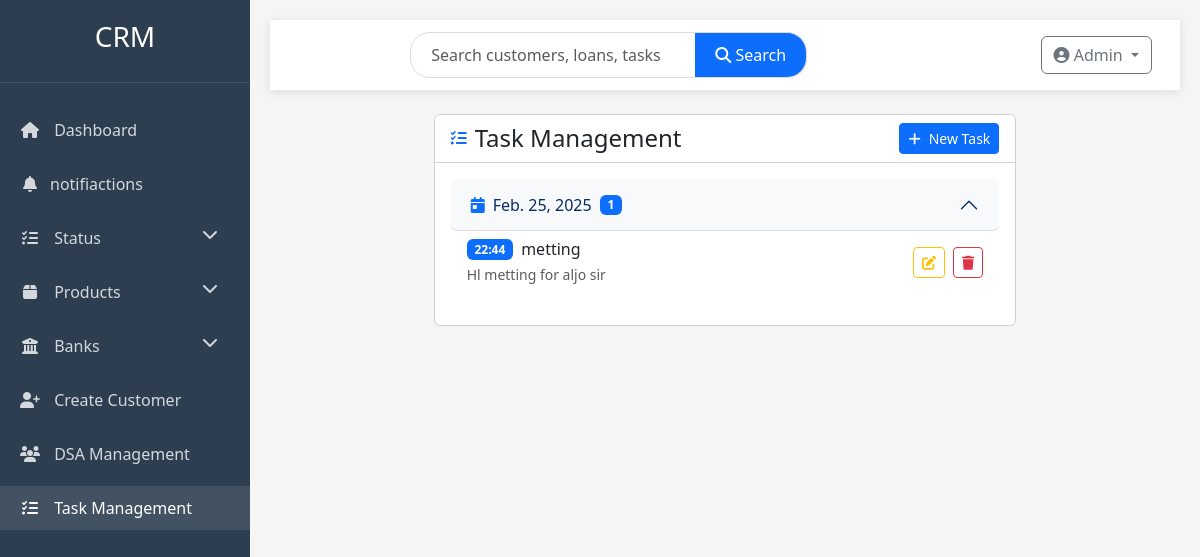
Page /task_list on the earlier database version.
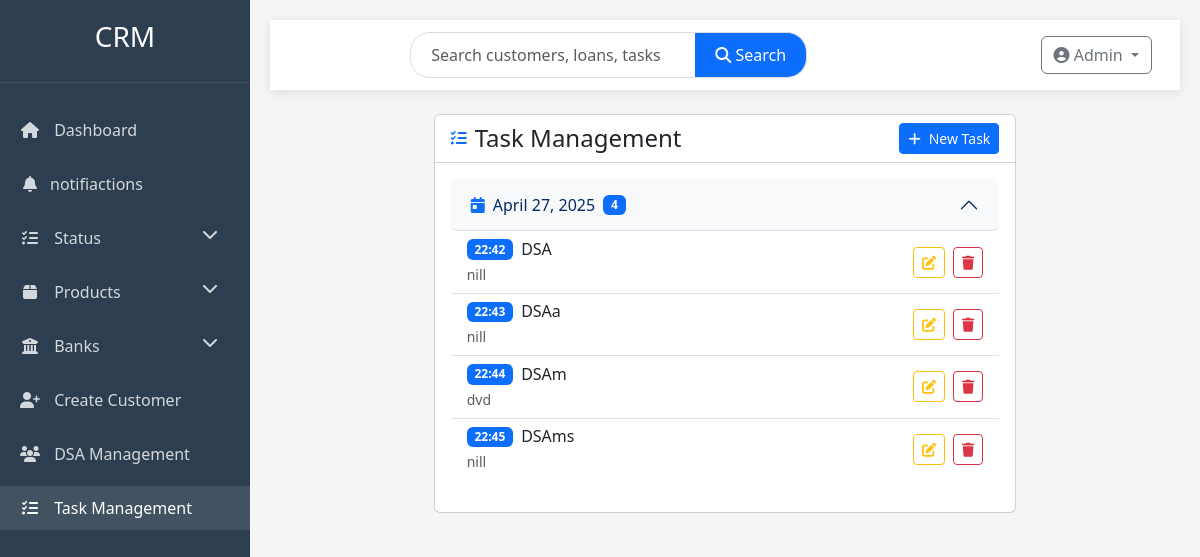
Same page on the later database version.
### profiles/models.py (models this page shows, shortened)
class Task(models.Model):
    title = models.CharField(max_length=50)
    descriptions = models.TextField(blank=True,null=True)
    task_date = models.DateField()
    task_time = models.TimeField()
    created_at = models.DateTimeField(auto_now_add=True)

### profiles/views.py (the view)
# urls.py: path('task_list',views.task_list,name='task_list'),
def task_list(request):
    tasks = Task.objects.all().order_by('task_date', 'task_time')
    task_dict = {}
    for task in tasks:
        if task.task_date not in task_dict:
            task_dict[task.task_date] = []
        task_dict[task.task_date].append(task)
    context = {
        'task_dict': task_dict,
    }
    return render(request, 'task_list.html', context)

### templates/task_list.html (shortened to what the changed rows need)
{% extends "base.html" %}
{% block content %}
<div class="row animate-fade">
    <div class="col-lg-8 mx-auto">
        <div class="card">
            <div class="card-body">
                {% if task_dict %}
                <div class="accordion" id="taskAccordion">
                    {% for date, tasks in task_dict.items %}
                    <div class="accordion-item border-0 mb-3">
                        <h2 class="accordion-header" id="heading{{ forloop.counter }}">
                            <button class="accordion-button bg-light rounded" type="button" data-bs-toggle="collapse"
                                    data-bs-target="#collapse{{ forloop.counter }}" aria-expanded="true"
                                    aria-controls="collapse{{ forloop.counter }}">
                                <i class="fas fa-calendar-day me-2 text-primary"></i>
                                {{ date }}
                                <span class="badge bg-primary ms-2">{{ tasks|length }}</span>
                            </button>
                        </h2>
                        <div id="collapse{{ forloop.counter }}" class="accordion-collapse collapse show"
                             aria-labelledby="heading{{ forloop.counter }}" data-bs-parent="#taskAccordion">
                            <div class="accordion-body p-0">
                                <ul class="list-group list-group-flush">
                                    {% for task in tasks %}
                                    <li class="list-group-item">
                                        <div class="d-flex justify-content-between align-items-center">
                                            <div>
                                                <div class="d-flex align-items-center mb-1">
                                                    <span class="badge bg-primary me-2">
                                                        {{ task.task_time|time:"H:i" }}
                                                    </span>
                                                    <h6 class="mb-0">{{ task.title }}</h6>
                                                </div>
                                                {% if task.descriptions %}
                                                    <p class="text-muted small mb-0">{{ task.descriptions }}</p>
                                                {% endif %}
                                            </div>
                                            <div class="d-flex gap-2">
                                                <a href="{% url 'edit_task' task.id %}" class="btn btn-sm btn-outline-warning">
                                                    <i class="fas fa-edit"></i>
                                                </a>
                                                <a href="{% url 'delete_task' task.id %}" class="btn btn-sm btn-outline-danger">
                                                    <i class="fas fa-trash"></i>
                                                </a>
                                            </div>
                                        </div>
                                    </li>
                                    {% endfor %}
                                </ul>
                            </div>
                        </div>
                    </div>
                    {% endfor %}
                </div>
                {% else %}
                <div class="text-center py-5">
                    <i class="fas fa-tasks fa-3x text-muted mb-3"></i>
                    <h5>No Tasks Scheduled</h5>
                    <p class="text-muted">Click the button above to schedule your first task</p>
                </div>
                {% endif %}
            </div>
        </div>
    </div>
</div>
{% endblock %}

Differences in the rows shown:
removed Task: task_date "Feb. 25, 2025", tasks "1", task_time "22:44", title "metting", descriptions "Hl metting for aljo sir"
added Task: task_date "April 27, 2025", tasks "4", task_time "22:42", title "DSA", descriptions "nill"
added Task: task_time "22:43", title "DSAa", descriptions "nill", shown under "April 27, 2025"
added Task: task_time "22:44", title "DSAm", descriptions "dvd", shown under "April 27, 2025"
added Task: task_time "22:45", title "DSAms", descriptions "nill", shown under "April 27, 2025"
